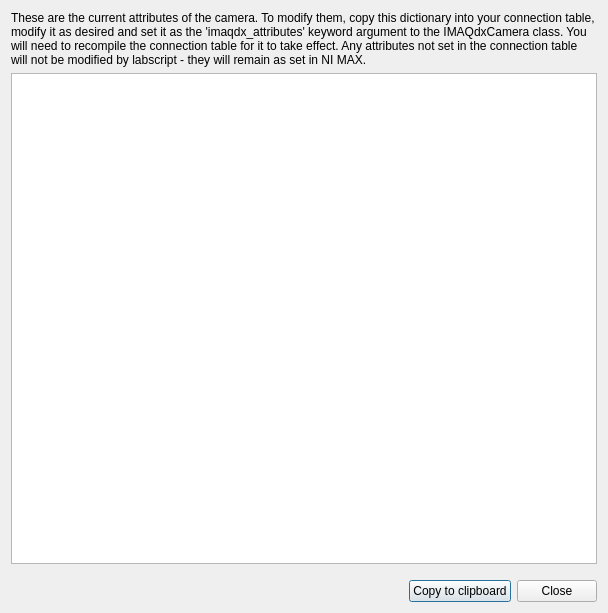
<?xml version="1.0" encoding="UTF-8"?>
<ui version="4.0">
 <class>dialog</class>
 <widget class="QDialog" name="dialog">
  <property name="geometry">
   <rect>
    <x>0</x>
    <y>0</y>
    <width>608</width>
    <height>613</height>
   </rect>
  </property>
  <property name="windowTitle">
   <string>Form</string>
  </property>
  <property name="windowIcon">
   <iconset resource="../../../clones/qtutils/qtutils/icons/icons.qrc">
    <normaloff>:/qtutils/fugue/table-import.png</normaloff>:/qtutils/fugue/table-import.png</iconset>
  </property>
  <layout class="QVBoxLayout" name="verticalLayout">
   <item>
    <widget class="QLabel" name="label">
     <property name="text">
      <string>These are the current attributes of the camera. To modify them, copy this dictionary into your connection table, modify it as desired and set it as the 'imaqdx_attributes' keyword argument to the IMAQdxCamera class. You will need to recompile the connection table for it to take effect. Any attributes not set in the connection table will not be modified by labscript - they will remain as set in NI MAX.</string>
     </property>
     <property name="wordWrap">
      <bool>true</bool>
     </property>
    </widget>
   </item>
   <item>
    <widget class="QPlainTextEdit" name="plainTextEdit">
     <property name="readOnly">
      <bool>true</bool>
     </property>
    </widget>
   </item>
   <item>
    <layout class="QHBoxLayout" name="horizontalLayout">
     <property name="topMargin">
      <number>10</number>
     </property>
     <item>
      <spacer name="horizontalSpacer">
       <property name="orientation">
        <enum>Qt::Horizontal</enum>
       </property>
       <property name="sizeHint" stdset="0">
        <size>
         <width>40</width>
         <height>20</height>
        </size>
       </property>
      </spacer>
     </item>
     <item>
      <widget class="QPushButton" name="pushButton_copy">
       <property name="text">
        <string>Copy to clipboard</string>
       </property>
       <property name="icon">
        <iconset resource="../../../clones/qtutils/qtutils/icons/icons.qrc">
         <normaloff>:/qtutils/fugue/clipboard--arrow.png</normaloff>:/qtutils/fugue/clipboard--arrow.png</iconset>
       </property>
      </widget>
     </item>
     <item>
      <widget class="QPushButton" name="pushButton_2">
       <property name="text">
        <string>Close</string>
       </property>
       <property name="icon">
        <iconset theme="cancel">
         <normaloff>.</normaloff>.</iconset>
       </property>
      </widget>
     </item>
    </layout>
   </item>
  </layout>
 </widget>
 <resources>
  <include location="../../../clones/qtutils/qtutils/icons/icons.qrc"/>
 </resources>
 <connections>
  <connection>
   <sender>pushButton_2</sender>
   <signal>clicked()</signal>
   <receiver>dialog</receiver>
   <slot>accept()</slot>
   <hints>
    <hint type="sourcelabel">
     <x>350</x>
     <y>278</y>
    </hint>
    <hint type="destinationlabel">
     <x>395</x>
     <y>18</y>
    </hint>
   </hints>
  </connection>
 </connections>
</ui>
